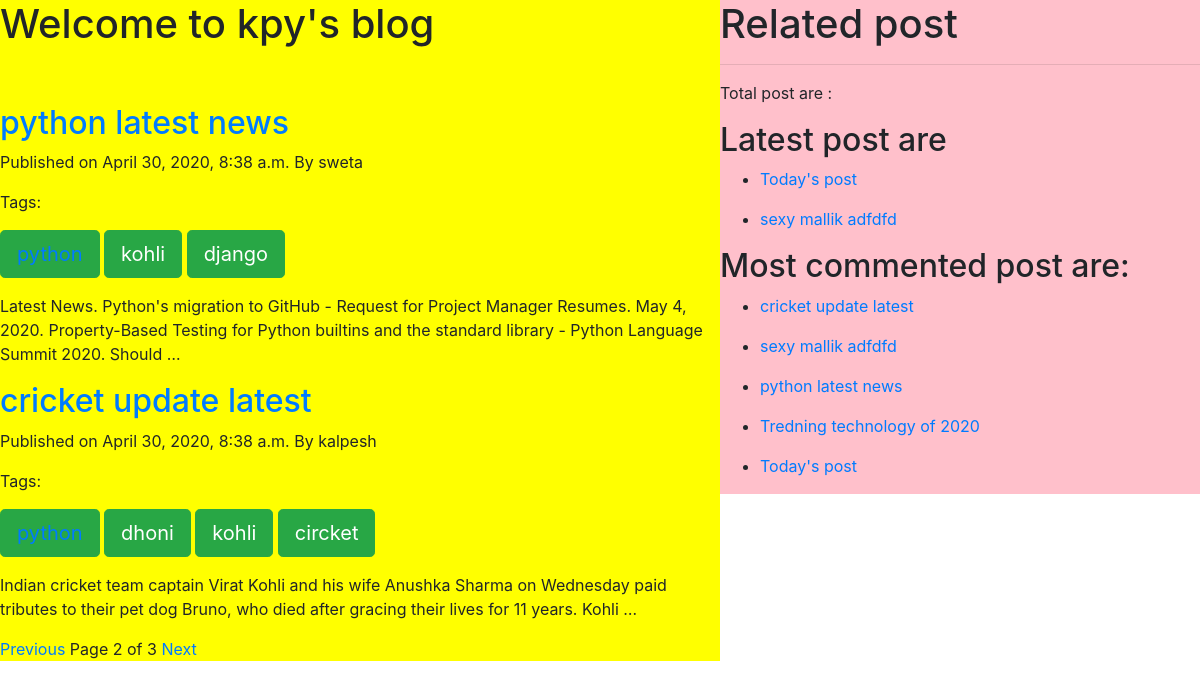
Screenshot of /?page=2 with the database file from the repository.
### testapp/models.py (models this page shows, shortened)
class post(models.Model):
    STATUS_CHOICES=(('draft','Draft'),('published','Published'))
    title=models.CharField(max_length=300)
    slug=models.SlugField(max_length=254)
    author=models.ForeignKey(User,related_name='blog_posts',on_delete=models.CASCADE)
    body=models.TextField()
    publish=models.DateTimeField(default=timezone.now)
    created=models.DateTimeField(auto_now_add=True)
    updated=models.DateTimeField(auto_now=True)
    status=models.CharField(max_length=10,choices=STATUS_CHOICES,default='draft')
    tags=TaggableManager()
    class Meta:
        ordering=['-publish']

### testapp/views.py (the view)
# urls.py: path('',views.post_view),
def post_view(request,t_name=None):
    post_data=post.objects.all()
    latest=post_data.order_by('-created')[:2]#to get latest post
    most_commented=post_data.annotate(c_c=Count('comments')).order_by('-c_c')
    tag=None
    if t_name:
        tag=get_object_or_404(Tag,name=t_name)
        post_data=post_data.filter(tags__in=[tag])
    paginator=Paginator(post_data,2)
    page_number=request.GET.get('page')
    try:
        post_data=paginator.page(page_number)
    except PageNotAnInteger:
        post_data=paginator.page(1)
    except EmptyPage:
        post_data=paginator.page(paginator.num_pages)
    return render(request,'testapp/home.html',{'post_data':post_data,'tag':tag,'latest':latest,'most':most_commented})

### templates/testapp/home.html (shortened to what this page needs)
{%extends 'testapp/base.html'%}
{%block contain%}
<h1>Welcome to kpy's blog</h1><br><br>
{%if tag%}
<h2>Your related tag:{{tag.name}} result below</h2>
{%for data in post_data%}
<h2><a href="/{{data.id}}/{{data.slug}}">{{data.title}}</a> </h2>
<p>Published on {{data.publish}} By {{data.author}}</p>
{{data.body|truncatewords:30|linebreaks}}
{%endfor%}
{%include 'testapp/paginator.html' with page=post_data%}
{%else%}
{%for data in post_data%}
<h2><a href="/{{data.id}}/{{data.slug}}">{{data.title}}</a> </h2>
<p>Published on {{data.publish}} By {{data.author}}</p>
<p>Tags:{% for each in data.tags.all%} <a href="{%url 'second' each.name%}"><div class="btn btn-lg btn-success">
{{each.name}}</div></a>{%endfor%}</p>
{{data.body|truncatewords:30|linebreaks}}
{%endfor%}
{%include 'testapp/paginator.html' with page=post_data%}
{%endif%}
{%endblock%}
{%block sidebar%}
<h1>Related post</h1><hr>
<p>Total post are : </p>
<h2>Latest post are</h2>
{%for each in latest%}
<ul>
  <li><a href="/{{each.id}}/{{each.slug}}"">{{each.title}}</a></li>
</ul>
{%endfor%}
<h2>Most commented post are:</h2>
{%for each in most%}
<ul>
  <li><a href="/{{each.id}}/{{each.slug}}"">{{each.title}}</a></li>
</ul>
{%endfor%}
{%endblock%}

### rows the page displays
post: title "python latest news", publish "April 30, 2020, 8:38 a.m.", author "sweta", body "Latest News. Python's migration to GitHub - Request for Project Manager Resumes. May 4, 2020. Property-Based Testing for Python builtins and the standard library - Python Language Summit 2020. Should …"
Tag: name "kohli"
Tag: name "django"
post: title "cricket update latest", publish "April 30, 2020, 8:38 a.m.", author "kalpesh", body "Indian cricket team captain Virat Kohli and his wife Anushka Sharma on Wednesday paid tributes to their pet dog Bruno, who died after gracing their lives for 11 years. Kohli …"
Tag: name "dhoni"
Tag: name "circket"
post: title "Today's post"
post: title "sexy mallik adfdfd"
post: title "Tredning technology of 2020"

### other values shown
{{ page.number }} "2"
{{ page.paginator.num_pages }} "3"
